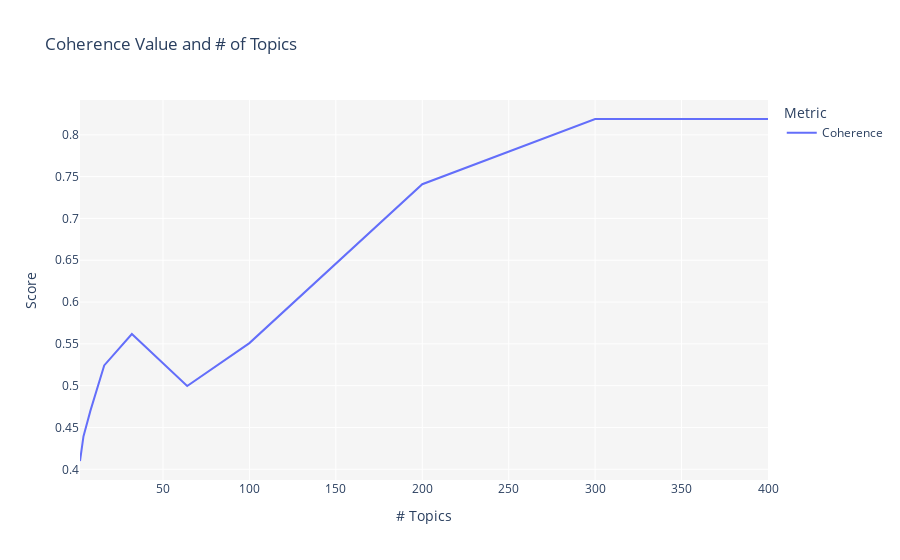

Notebook code cell kept with this figure:
### Markdown cell above
Again, 310 words are present in the vocabulary for `sentence_y`.

### Code cell
tuned_model_y = tune_model(model='lda', multi_core=True)

### Figure 1 — Plotly figure (JSON) as saved in the notebook; plotly's stock layout.template omitted (floating-point values rounded to 4 significant figures)
{"data": [{"hovertemplate": "Metric=Coherence<br># Topics=%{x}<br>Score=%{y}<extra></extra>", "legendgroup": "Coherence", "line": {"color": "#636efa", "dash": "solid", "shape": "linear"}, "mode": "lines", "name": "Coherence", "orientation": "v", "showlegend": true, "type": "scatter", "x": [2, 4, 8, 16, 32, 64, 100, 200, 300, 400], "xaxis": "x", "y": [0.4099, 0.4393, 0.4699, 0.5242, 0.5617, 0.4997, 0.5509, 0.741, 0.8189, 0.8189], "yaxis": "y"}], "layout": {"autosize": true, "legend": {"title": {"text": "Metric"}, "tracegroupgap": 0}, "plot_bgcolor": "rgb(245,245,245)", "title": {"text": "Coherence Value and # of Topics"}, "xaxis": {"anchor": "y", "autorange": true, "domain": [0, 1], "range": [2, 400], "title": {"text": "# Topics"}, "type": "linear"}, "yaxis": {"anchor": "x", "autorange": true, "domain": [0, 1], "range": [0.3872, 0.8417], "title": {"text": "Score"}, "type": "linear"}}}
